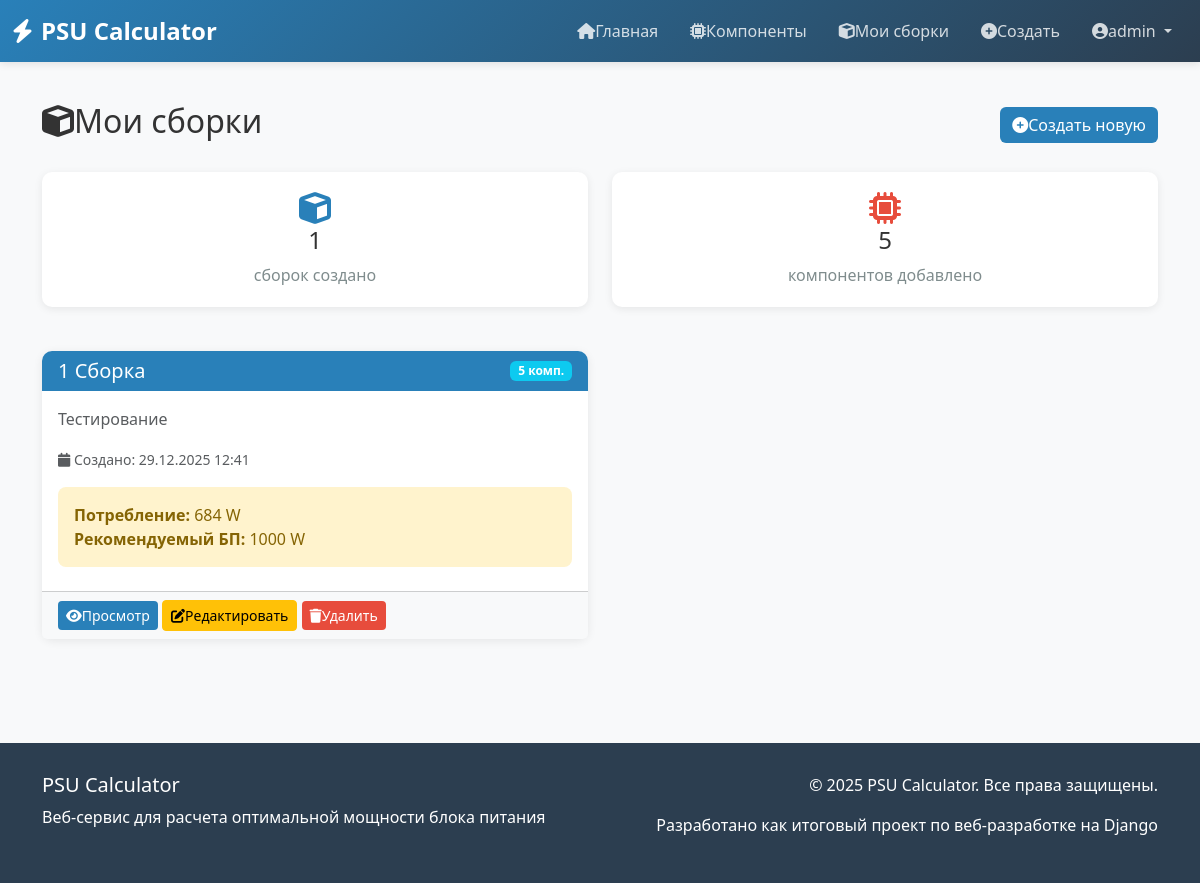
The page /builds/ (signed in) on the database its author committed.
### calculator/models.py (models this page shows, shortened)
class Build(models.Model):
    title = models.CharField(
        max_length=200,
        verbose_name="Название сборки"
    )
    user = models.ForeignKey(
        User,
        on_delete=models.CASCADE,
        related_name='builds',
        verbose_name="Пользователь"
    )
    components = models.ManyToManyField(
        Component,
        related_name='builds',
        verbose_name="Компоненты",
        blank=True
    )
    description = models.TextField(
        blank=True,
        default="",
        verbose_name="Описание/примечания"
    )
    created_at = models.DateTimeField(
        auto_now_add=True,
        verbose_name="Дата создания"
    )
    updated_at = models.DateTimeField(
        auto_now=True,
        verbose_name="Дата обновления"
    )
    class Meta:
        ordering = ['-updated_at']
        verbose_name = "Сборка"
        verbose_name_plural = "Сборки"
        indexes = [
            models.Index(fields=['user']),
        ]
    def get_total_power(self):
        return self.components.aggregate(
            total=models.Sum('power_draw')
        )['total'] or 0
    def get_recommended_psu(self):
        components = self.components.all()
        if not components.exists():
            return 0
        total_power = self.get_total_power()
        recommended = int(total_power * 1.3)
        max_recommended = 0
        for component in components:
            if component.recommended_psu > 0 and component.recommended_psu > max_recommended:
                max_recommended = component.recommended_psu
        return max(recommended, max_recommended)

class Component(models.Model):
    name = models.CharField(
        max_length=200,
        verbose_name="Название компонента"
    )
    category = models.ForeignKey(
        Category,
        on_delete=models.CASCADE,
        related_name='components',
        verbose_name="Категория"
    )
    power_draw = models.IntegerField(
        validators=[MinValueValidator(1)],
        verbose_name="Энергопотребление (Вт)",
        help_text="TDP или типичное потребление в Ваттах"
    )
    peak_power = models.IntegerField(
        default=0,
        validators=[MinValueValidator(0)],
        verbose_name="Пиковое потребление (Вт)",
        help_text="Максимальное потребление при пиковых нагрузках"
    )
    recommended_psu = models.IntegerField(
        default=0,
        validators=[MinValueValidator(0)],
        verbose_name="Рекомендованная мощность БП (Вт)",
        help_text="Рекомендованная мощность блока питания для этого компонента"
    )
    psu_wattage = models.IntegerField(
        default=0,
        validators=[MinValueValidator(0)],
        verbose_name="Мощность БП (Вт)",
        help_text="Номинальная мощность для блоков питания (берёт power_draw если не указано)"
    )
    price = models.IntegerField(
        null=True,
        blank=True,
        validators=[MinValueValidator(0)],
        verbose_name="Средняя цена (₽)"
    )
    form_factor = models.CharField(
        max_length=100,
        blank=True,
        null=True,
        help_text="Форм-фактор (напр. AM5, LGA1700, ITX, ATX)"
    )
    description = models.TextField(
        blank=True,
        default="",
        verbose_name="Характеристики"
    )
    created_at = models.DateTimeField(
        auto_now_add=True,
        verbose_name="Дата добавления"
    )
    class Meta:
        ordering = ['category', 'name']
        verbose_name = "Компонент"
        verbose_name_plural = "Компоненты"
        indexes = [
            models.Index(fields=['category']),
        ]

### calculator/views.py (the view)
# urls.py: path('builds/', views.build_list, name='build_list'),
@login_required
def build_list(request):
    builds = Build.objects.filter(user=request.user).prefetch_related('components')
    total_builds = builds.count()
    total_components = sum(b.components.count() for b in builds)
    context = {
        'builds': builds,
        'total_builds': total_builds,
        'total_components': total_components,
    }
    return render(request, 'calculator/build_list.html', context)

### calculator/templates/calculator/build_list.html (shortened to what this page needs)
{% extends 'calculator/base.html' %}
{% block content %}
<div class="row mb-4">
    <div class="col-12">
        <div class="d-flex justify-content-between align-items-center">
            <h2><i class="fas fa-cube"></i>Мои сборки</h2>
            <a href="{% url 'calculator:build_create' %}" class="btn btn-primary">
                <i class="fas fa-plus-circle"></i>Создать новую
            </a>
        </div>
    </div>
</div>
{% if builds %}
<div class="row mb-4">
    <div class="col-md-6">
        <div class="stat-box">
            <i class="fas fa-cube" style="font-size: 2rem; color: #2980b9;"></i>
            <h4>{{ total_builds }}</h4>
            <p>сборок создано</p>
        </div>
    </div>
    <div class="col-md-6">
        <div class="stat-box">
            <i class="fas fa-microchip" style="font-size: 2rem; color: #e74c3c;"></i>
            <h4>{{ total_components }}</h4>
            <p>компонентов добавлено</p>
        </div>
    </div>
</div>
<div class="row">
    {% for build in builds %}
    <div class="col-md-6 mb-4">
        <div class="card h-100">
            <div class="card-header">
                <div class="d-flex justify-content-between align-items-center">
                    <h5 class="mb-0">{{ build.title }}</h5>
                    <span class="badge bg-info">{{ build.components.count }} комп.</span>
                </div>
            </div>
            <div class="card-body">
                {% if build.description %}
                <p class="text-muted mb-3">{{ build.description|truncatewords:15 }}</p>
                {% else %}
                <p class="text-muted mb-3"><em>Без описания</em></p>
                {% endif %}
                <div class="mb-3">
                    <small class="text-muted">
                        <i class="fas fa-calendar"></i>
                        Создано: {{ build.created_at|date:"d.m.Y H:i" }}
                    </small>
                </div>
                {% if build.get_total_power > 0 %}
                <div class="alert alert-warning mb-2">
                    <strong>Потребление:</strong> {{ build.get_total_power }} W<br>
                    <strong>Рекомендуемый БП:</strong> {{ build.get_recommended_psu }} W
                </div>
                {% endif %}
            </div>
            <div class="card-footer bg-light">
                <a href="{% url 'calculator:build_detail' build.pk %}" class="btn btn-sm btn-primary">
                    <i class="fas fa-eye"></i>Просмотр
                </a>
                <a href="{% url 'calculator:build_edit' build.pk %}" class="btn btn-sm btn-warning">
                    <i class="fas fa-edit"></i>Редактировать
                </a>
                <a href="{% url 'calculator:build_delete' build.pk %}" class="btn btn-sm btn-danger">
                    <i class="fas fa-trash"></i>Удалить
                </a>
            </div>
        </div>
    </div>
    {% endfor %}
</div>
{% endif %}
{% endblock %}

### calculator/templates/calculator/base.html (shortened to what this page needs)
{% load static %}
<!DOCTYPE html>
<html lang="ru">
<head>
    <link href="https://cdn.jsdelivr.net/npm/bootstrap@5.3.0/dist/css/bootstrap.min.css" rel="stylesheet">
    <link rel="stylesheet" href="https://cdnjs.cloudflare.com/ajax/libs/font-awesome/6.4.0/css/all.min.css">
</head>
<body>
    <nav class="navbar navbar-expand-lg navbar-dark sticky-top">
        <div class="container-fluid">
            <a class="navbar-brand" href="{% url 'calculator:index' %}">
                <i class="fas fa-bolt"></i>PSU Calculator
            </a>
            <div class="collapse navbar-collapse" id="navbarNav">
                <ul class="navbar-nav ms-auto">
                    <li class="nav-item">
                        <a class="nav-link" href="{% url 'calculator:index' %}">
                            <i class="fas fa-home"></i>Главная
                        </a>
                    </li>
                    <li class="nav-item">
                        <a class="nav-link" href="{% url 'calculator:component_list' %}">
                            <i class="fas fa-microchip"></i>Компоненты
                        </a>
                    </li>
                    {% if user.is_authenticated %}
                    <li class="nav-item">
                        <a class="nav-link" href="{% url 'calculator:build_list' %}">
                            <i class="fas fa-cube"></i>Мои сборки
                        </a>
                    </li>
                    <li class="nav-item">
                        <a class="nav-link" href="{% url 'calculator:build_create' %}">
                            <i class="fas fa-plus-circle"></i>Создать
                        </a>
                    </li>
                    <li class="nav-item dropdown">
                        <a class="nav-link dropdown-toggle" href="#" id="userDropdown" role="button" data-bs-toggle="dropdown">
                            <i class="fas fa-user-circle"></i>{{ user.username }}
                        </a>
                    </li>
                    {% endif %}
                </ul>
            </div>
        </div>
    </nav>
    <main>
        <div class="container">
            {% block content %}{% endblock %}
        </div>
    </main>
    <footer>
        <div class="container">
            <div class="row">
                <div class="col-md-6">
                    <h5>PSU Calculator</h5>
                    <p>Веб-сервис для расчета оптимальной мощности блока питания</p>
                </div>
                <div class="col-md-6 text-md-end">
                    <p>&copy; 2025 PSU Calculator. Все права защищены.</p>
                    <p>Разработано как итоговый проект по веб-разработке на Django</p>
                </div>
            </div>
        </div>
    </footer>
</body>
</html>

### calculator/templates/calculator/base.html (style rules this page uses)
:root { --primary-color: #2980b9; --secondary-color: #e74c3c; --success-color: #27ae60; --warning-color: #f39c12; --dark-color: #2c3e50; --light-color: #ecf0f1; }
* { margin: 0; padding: 0; box-sizing: border-box; }
body { font-family: 'Segoe UI', Tahoma, Geneva, Verdana, sans-serif; background-color: #f8f9fa; color: #333; }
.navbar { background: linear-gradient(135deg, var(--primary-color) 0%, var(--dark-color) 100%); box-shadow: 0 2px 8px rgba(0, 0, 0, 0.1); }
.navbar-brand { font-weight: bold; font-size: 1.5rem; color: white !important; }
.navbar-brand i { margin-right: 8px; }
.nav-link { color: rgba(255, 255, 255, 0.8) !important; transition: color 0.3s; margin: 0 8px; }
main { min-height: calc(100vh - 200px); padding: 40px 0; }
.card { border: none; border-radius: 10px; box-shadow: 0 2px 10px rgba(0, 0, 0, 0.08); transition: transform 0.3s, box-shadow 0.3s; }
.card-header { background-color: var(--primary-color); color: white; border-radius: 10px 10px 0 0 !important; border: none; }
.btn-primary { background-color: var(--primary-color); border: none; transition: all 0.3s; }
.btn-danger { background-color: var(--secondary-color); border: none; }
.alert { border-radius: 8px; border: none; }
.alert-warning { background-color: #fff3cd; color: #856404; }
footer { background-color: var(--dark-color); color: white; padding: 30px 0; margin-top: 40px; }
.stat-box { background: white; padding: 20px; border-radius: 10px; text-align: center; box-shadow: 0 2px 8px rgba(0, 0, 0, 0.08); margin-bottom: 20px; }
.stat-box p { color: #7f8c8d; margin: 0; }

### rows shown on the page
Build: title "1 Сборка", components.count "5", description "Тестирование", created_at "29.12.2025 12:41", get_total_power "684", get_recommended_psu "1000"

### other values the page prints
{{ user.username }} "admin"
{{ total_builds }} "1"
{{ total_components }} "5"
